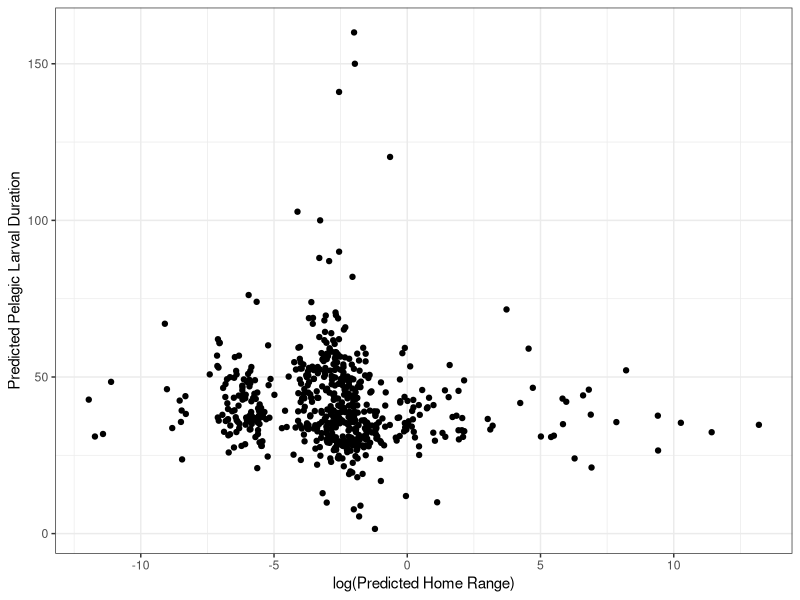
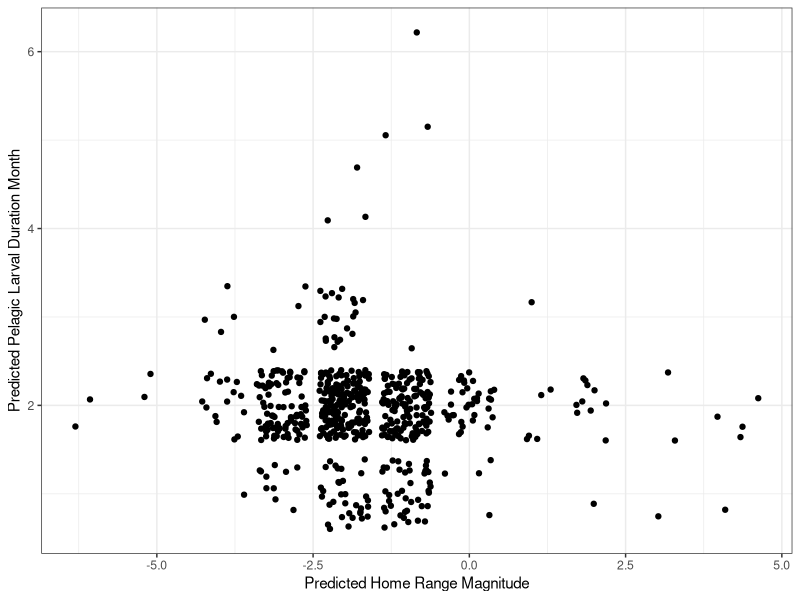
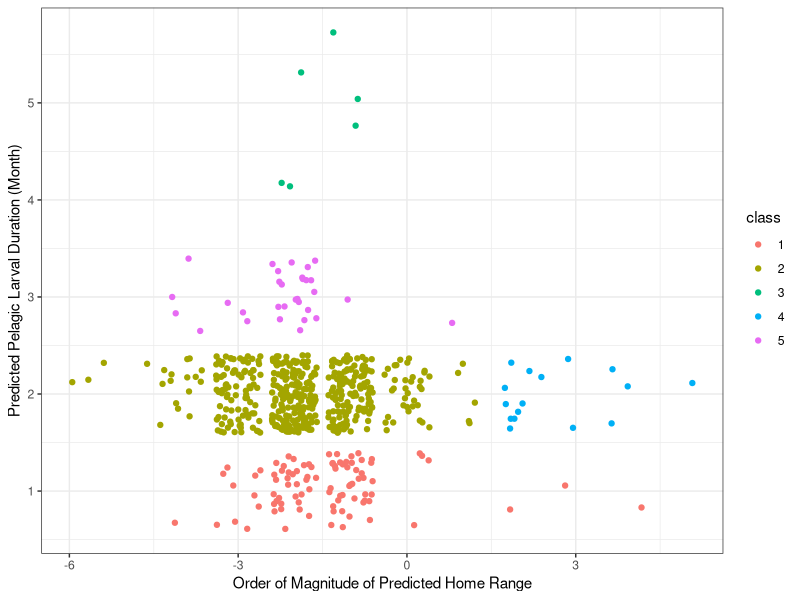
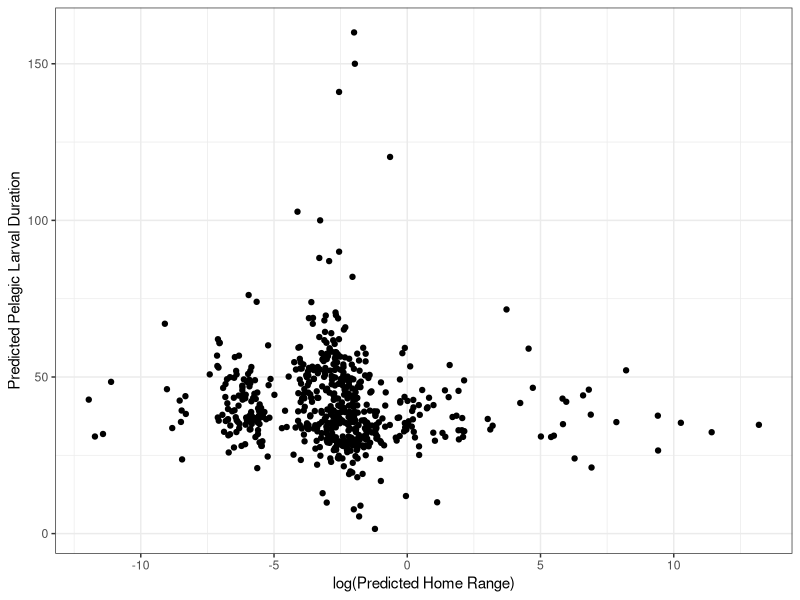
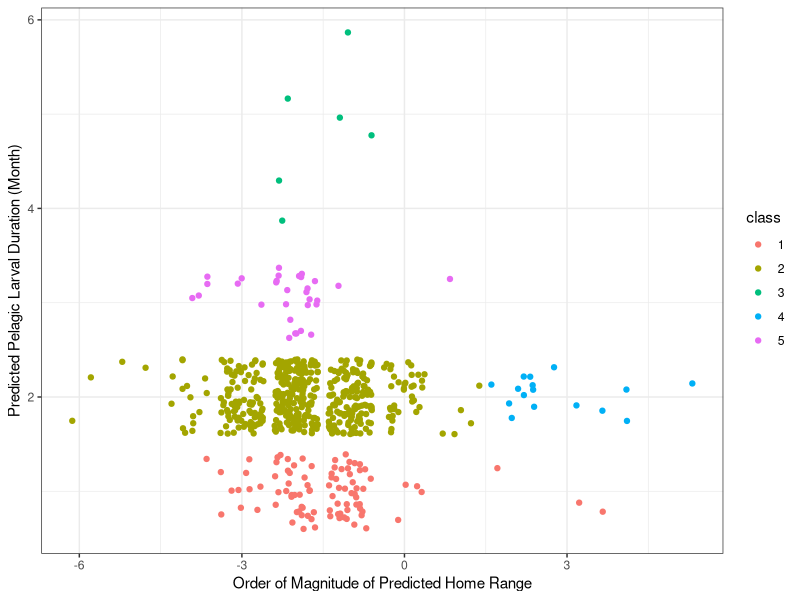

These figures' R source, in order:
## ---- chunk 1
knitr::opts_chunk$set(echo = TRUE, warning=FALSE, message=FALSE)

library(tidyverse)
library(mclust)
## ---- chunk 2
data = read_csv(here::here("01_data", "02_processed_data", "homerange_pld.csv")) %>% 
  mutate(home_range = case_when(
    !is.na(observed_homerange) ~ observed_homerange,
    is.na(observed_homerange) ~ predicted_homerange
  )) %>% 
  mutate(pld = case_when(
    !is.na(observed_pld) ~ observed_pld,
    is.na(observed_pld) ~ predicted_pld
  )) %>% 
  filter(pld < 400) %>% 
  mutate(magnitude_homerange = floor(log10(home_range))) %>% 
  mutate(month_pld = ceiling(pld / 30))
## ---- chunk 3
p1 = ggplot(data, aes(log(home_range), pld)) +
  geom_point() +
  theme_bw() +
  labs(x = "log(Predicted Home Range)", 
      y = "Predicted Pelagic Larval Duration")

p1

ggsave(p1, file = paste0("data_fig.pdf"), path = here::here("04_figs"), height = 8, width = 15)
## ---- chunk 4
ggplot(data, aes(magnitude_homerange, month_pld)) +
  geom_jitter() +
  theme_bw() +
  labs(x = "Predicted Home Range Magnitude", 
      y = "Predicted Pelagic Larval Duration Month")
## ---- chunk 5
# gmm_data_log = data %>%
#   dplyr::select(home_range, pld) %>%
#   mutate(home_range = log(home_range))
# 
# gmm_mclust = Mclust(gmm_data_log)
# 
# summary(gmm_mclust)
# 
# gmm_data_log$class = as.factor(gmm_mclust[["classification"]])
# 
# ggplot(gmm_data_log, aes(home_range, pld)) +
#   geom_point(aes(color = class)) +
#   theme_bw() +
#   labs(x = "log(Predicted Home Range)", 
#       y = "Predicted Pelagic Larval Duration")
## ---- chunk 6
gmm_data = data %>%
  dplyr::select(magnitude_homerange, month_pld)

gmm_mclust2 = Mclust(gmm_data)

summary(gmm_mclust2)

gmm_data$class = as.factor(gmm_mclust2[["classification"]])

p2 = ggplot(gmm_data, aes(magnitude_homerange, month_pld)) +
  geom_jitter(aes(color = class)) +
  theme_bw() +
  labs(x = "Order of Magnitude of Predicted Home Range", 
      y = "Predicted Pelagic Larval Duration (Month)")

p2

ggsave(p2, file = paste0("gmm_fig.pdf"), path = here::here("04_figs"), height = 8, width = 15)
